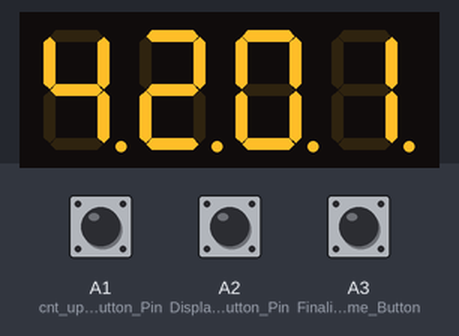
Bench run of a sketch on a simulated Arduino Uno, built with avr-gcc and run on an emulated ATmega328P. On the bench: 4-digit seven-segment display. Wiring (inferred from the names in the program): 4-digit 7-segment display, segments lit when HIGH: segments pin 0, pin 1, pin 2, pin 3, pin 4, pin 5, pin 6, pin 11; digit selects pin 7, pin 8, pin 9, pin 10. The inputs (shaded band) are chosen by the test bench; at power-on: A1 (cnt_up_Button_Pin) LOW, A2 (Display_select_Button_Pin) LOW, A3 (Finalize_Time_Button) LOW. The local clock reads 2024-03-15 10:24:30 at power-on unless the sketch sets it; the segment pins are drawn as the display they are named for.

Above: at 1.2 s.
1.3 s: A1 (cnt_up_Button_Pin) pulled HIGH for 3.2 s
At 5.08 s:
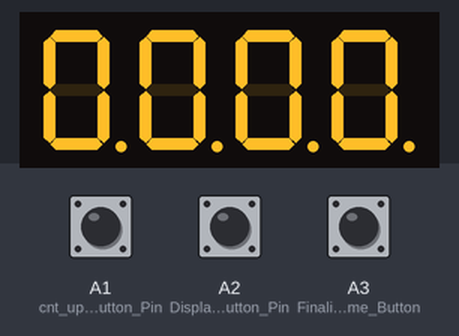
5.1 s: A2 (Display_select_Button_Pin) pulled HIGH for 0.15 s
At 5.65 s:
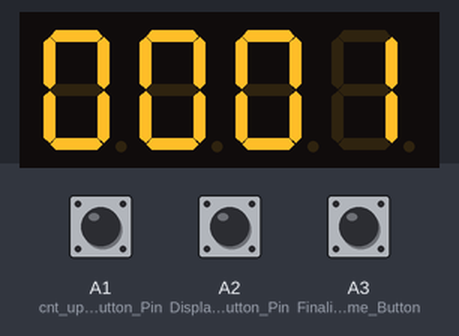
5.8 s: A2 (Display_select_Button_Pin) pulled HIGH for 1 s
At 7.21 s:
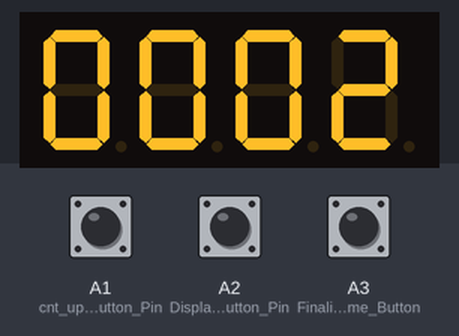
7.4 s: A1 (cnt_up_Button_Pin) pulled HIGH for 1 s
Timing chart, 0 to 10.0 s (numbered marks = the images above; inputs shaded):
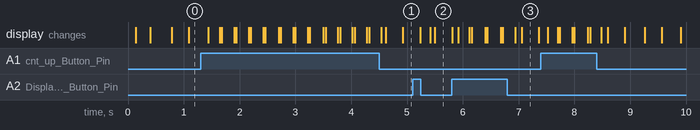

Measured:
- after the input at 1.3 s, the display: first changes after 0.14 s (image 1 shows a later state)
- after the input at 5.1 s, the display: first changes after 0.14 s (image 2 shows a later state)
- after the input at 5.8 s, the display: first differs from a run without the input after 0.12 s (image 3 shows a later state)

The sketch:

Real_Time_Clock_HHMM_Arduino_7Segment_Code.ino
```cpp
/**@file Arduino_7_segment.ino

   @mainpage 4Digit Real TIme Clock(HHMM) using 7 segment Display

   @section description Description
   Sketch demonstrating how to interface 4 digit 7 segment with Arduino Uno Board (Arduino Uno PinOut: https://diyi0t.com/wp-content/uploads/2019/08/Arduino-Uno-Pinout-1.png)
   Used Common Cathod type of 7 segment display in project

   @section circuit Circuit
   -  2Digit 7 segment displalys(Common Cathod) pins a to g are coneected to Arduino Digital pin 1 to 6.
   -  2 LEDs (Blinking at every second) in between hour and minute 2 Digit 7 segment Display.
   -  "Select Display" push button connected to Arduino pin A1.
   -  "Increment Count" push button connected to Arduino pin A2.
   -  "Finalize Time" push button connected to Arduino pin A3.
   -  DS1307 Real Time clock pins SDA & SCL are connected to Arduino pin A4 & A5.
   -  Arduino Digitalpins 12 & 13 used for Serial communication debugging.

   @section libraries Libraries
   - SoftwareSerial.h : Serial communication on other digital pins of the Arduino (https://www.arduino.cc/en/Reference/softwareSerial)
   - RTClib.h : Works with DS1307, DS3231, PCF8523, PCF8563 on multiple architectures (https://www.arduino.cc/reference/en/libraries/rtclib/)

   @section todo TODO
   - Check Proteus project for simulation

   @section author Author
   - Created by Sanket Patel on 18-Feb-2022.
   - Modified on 04-Mar-2022.
*/

// Libraries
#include <SoftwareSerial.h>
#include "RTClib.h"

// Defines
#define sa 0
#define sb 1
#define sc 2
#define sd 3
#define se 4
#define sf 5
#define sg 6

#define disp1 7
#define disp2 8
#define disp3 9
#define disp4 10

#define SRx 12
#define STx 13
#define ledPin 11 // the number of the LED pin

RTC_DS1307 rtc;
SoftwareSerial mySerial(SRx, STx);  //(Rx, Tx)

// Global Constants
int Hrs = 0;
int Min = 0;
int Time = 0;
int cnt = 0;
int disp_cnt = 0;
int hh1cnt = 0;
int hh2cnt = 0;
int mm1cnt = 0;
int mm2cnt = 0;
int Update_Mode = 0;  //To change digits
int bt_cnt_up = 0;    // digit Up Down Counter
int bt_disp_up = 0;   // Display Selection Button
int bt_fin_time = 0;  // Finalize Time

int ledState = LOW;             // ledState used to set the LED
unsigned long previousMillis = 0;
const long interval = 300;           // interval at which to blink (milliseconds)

int debug = 1;        // To debug using Serial Monitor
int debug2 = 1;        // To debug using Serial Monitor

//#define F_CPU 8000000

//setup
/**
   The standard Arduino setup function used for setup and configuration tasks.
*/
void setup() {
  //Serial Comm
  pinMode(SRx, INPUT);   //Serial Rx
  pinMode(STx, OUTPUT);  //Serial Tx

  mySerial.begin(9600);
  if (debug)
  {
    mySerial.println("\n.............Real Time Clock HH MM...........");
  }
  if (! rtc.begin()) {
    mySerial.println("Couldn't find RTC");
    mySerial.flush();
    while (1)
      delay(10);
  }

  ////RTCLib I2C
  //  if (! rtc.isrunning()) {
  //    mySerial.println("RTC is NOT running!");
  ////    mySerial.println("Adjust RTC Time using Push Buttons");
  //    rtc.adjust(DateTime(2022, 02, 22, 0 , 0, 0)); // (YYYY,MM,DD,HH,MM,SS)
  //    delay(1000);
  //  }

  //Pin Configuration
  pinMode(sa, OUTPUT);
  pinMode(sb, OUTPUT);
  pinMode(sc, OUTPUT);
  pinMode(sd, OUTPUT);
  pinMode(se, OUTPUT);
  pinMode(sf, OUTPUT);
  pinMode(sg, OUTPUT);

  pinMode(ledPin, OUTPUT);   //LED

  pinMode(disp1, OUTPUT);
  pinMode(disp2, OUTPUT);
  pinMode(disp3, OUTPUT);
  pinMode(disp4, OUTPUT);

  digitalWrite(disp1, LOW);
  digitalWrite(disp2, LOW);
  digitalWrite(disp3, LOW);
  digitalWrite(disp4, LOW);

  pinMode(A0, OUTPUT);         //ResetButton
  pinMode(A1, INPUT_PULLUP);   //cnt up Button Pin
  pinMode(A2, INPUT_PULLUP);   //Display select Button Pin
  pinMode(A3, INPUT_PULLUP);   //Finalize Time Button

  digitalWrite(A0, HIGH);
  digitalWrite(A1, LOW);
  digitalWrite(A2, LOW);
  digitalWrite(A3, LOW);

  digitalWrite(ledPin, LOW);

}

/**
   7 segment Pin configuration
   Logic for all 7 segment pins to display digit 0-9.
*/
void show_num(int cnt) {
  switch (cnt)
  {
    case 0:
      digitalWrite(sa, HIGH);
      digitalWrite(sb, HIGH);
      digitalWrite(sc, HIGH);
      digitalWrite(sd, HIGH);
      digitalWrite(se, HIGH);
      digitalWrite(sf, HIGH);
      digitalWrite(sg, LOW);
      break;

    case 1:
      digitalWrite(sa, LOW);
      digitalWrite(sb, HIGH);
      digitalWrite(sc, HIGH);
      digitalWrite(sd, LOW);
      digitalWrite(se, LOW);
      digitalWrite(sf, LOW);
      digitalWrite(sg, LOW);
      break;

    case 2:
      digitalWrite(sa, HIGH);
      digitalWrite(sb, HIGH);
      digitalWrite(sc, LOW);
      digitalWrite(sd, HIGH);
      digitalWrite(se, HIGH);
      digitalWrite(sf, LOW);
      digitalWrite(sg, HIGH);
      break;

    case 3:
      digitalWrite(sa, HIGH);
      digitalWrite(sb, HIGH);
      digitalWrite(sc, HIGH);
      digitalWrite(sd, HIGH);
      digitalWrite(se, LOW);
      digitalWrite(sf, LOW);
      digitalWrite(sg, HIGH);
      break;

    case 4:
      digitalWrite(sa, LOW);
      digitalWrite(sb, HIGH);
      digitalWrite(sc, HIGH);
      digitalWrite(sd, LOW);
      digitalWrite(se, LOW);
      digitalWrite(sf, HIGH);
      digitalWrite(sg, HIGH);
      break;

    case 5:
      digitalWrite(sa, HIGH);
      digitalWrite(sb, LOW);
      digitalWrite(sc, HIGH);
      digitalWrite(sd, HIGH);
      digitalWrite(se, LOW);
      digitalWrite(sf, HIGH);
      digitalWrite(sg, HIGH);
      break;

    case 6:
      digitalWrite(sa, HIGH);
      digitalWrite(sb, LOW);
      digitalWrite(sc, HIGH);
      digitalWrite(sd, HIGH);
      digitalWrite(se, HIGH);
      digitalWrite(sf, HIGH);
      digitalWrite(sg, HIGH);
      break;

    case 7:
      digitalWrite(sa, HIGH);
      digitalWrite(sb, HIGH);
      digitalWrite(sc, HIGH);
      digitalWrite(sd, LOW);
      digitalWrite(se, LOW);
      digitalWrite(sf, LOW);
      digitalWrite(sg, LOW);
      break;

    case 8:
      digitalWrite(sa, HIGH);
      digitalWrite(sb, HIGH);
      digitalWrite(sc, HIGH);
      digitalWrite(sd, HIGH);
      digitalWrite(se, HIGH);
      digitalWrite(sf, HIGH);
      digitalWrite(sg, HIGH);
      break;

    case 9:
      digitalWrite(sa, HIGH);
      digitalWrite(sb, HIGH);
      digitalWrite(sc, HIGH);
      digitalWrite(sd, HIGH);
      digitalWrite(se, LOW);
      digitalWrite(sf, HIGH);
      digitalWrite(sg, HIGH);
      break;
  }

}


/**
   turn Off All 7 segment display at once
*/
void disp_Off() {
  digitalWrite(disp1, LOW);
  digitalWrite(disp2, LOW);
  digitalWrite(disp3, LOW);
  digitalWrite(disp4, LOW);
  //  delay(100);
}

/**
   The standard Arduino loop function used for repeating tasks.
*/
void loop() {

  //Every second LED Blinking
  unsigned long currentMillis = millis();
  if (currentMillis - previousMillis >= interval)
  {
    previousMillis = currentMillis; // save the last time you blinked the LED
    if (ledState == LOW) {
      ledState = HIGH;
    }
    else {
      ledState = LOW;
    }
    digitalWrite(ledPin, ledState); // set the LED with the ledState of the variable:
  }

  digitalWrite(A0, LOW); //Reset Button Low

  bt_cnt_up = digitalRead(A2) ;   //Button for digit count
  bt_disp_up = digitalRead(A1) ;  //Button for display change
  bt_fin_time = digitalRead(A3) ; //Button for Finalize Time

  //Display Selection to increse digits
  if (bt_disp_up == HIGH) {
    Update_Mode = 1;
    disp_Off();
    disp_cnt = disp_cnt + 1;
    delay(200);
    if (disp_cnt == 4)
    {
      disp_cnt = 0;
    }
    if (debug)
    {
      mySerial.println("\nDisplay Selected :");
      mySerial.println(disp_cnt);
    }
  }

  //Display digit Increment
  if (bt_cnt_up == HIGH) {
    Update_Mode = 1;

    switch (disp_cnt)
    {
      case 0:
        hh1cnt += 1;
        break;
      case 1:
        hh2cnt += 1;
        break;
      case 2:
        mm1cnt += 1;
        break;
      case 3:
        mm2cnt += 1;
        break;
    }
    delay(200);

    if (hh1cnt == 3) {
      hh1cnt = 0;
    }
    if ((hh1cnt == 2) & (hh2cnt == 5)) {
      hh2cnt = 0;
    }
    if ((hh1cnt < 2) & (hh2cnt == 10)) {
      hh2cnt = 0;
    }
    if (mm1cnt == 6) {
      mm1cnt = 0;
    }
    if (mm2cnt == 10) {
      mm2cnt = 0;
    }
    if (debug)
    {
      mySerial.println("\nSelected Time H H M M :");
      mySerial.print(hh1cnt);
      mySerial.print(" ");
      mySerial.print(hh2cnt);
      mySerial.print(" ");
      mySerial.print(mm1cnt);
      mySerial.print(" ");
      mySerial.print(mm2cnt);
      mySerial.println("\n");
    }
  }

  //Display Digits for Update Mode
  if (Update_Mode == 1) {
    digitalWrite(disp4, HIGH);
    show_num(hh1cnt % 10);
    delay(10);
    digitalWrite(disp4, LOW);

    digitalWrite(disp3, HIGH);
    show_num(hh2cnt % 10);
    delay(10);
    digitalWrite(disp3, LOW);

    digitalWrite(disp2, HIGH);
    show_num(mm1cnt % 10);
    delay(10);
    digitalWrite(disp2, LOW);

    digitalWrite(disp1, HIGH);
    show_num(mm2cnt % 10);
    delay(10);
    digitalWrite(disp1, LOW);
  }

  if (bt_fin_time == HIGH) {
    //rtc.adjust(DateTime(F(__DATE__), F(__TIME__)));
    DateTime now = rtc.now();
    rtc.adjust(DateTime(now.year(), now.month(), now.day(), (hh1cnt * 10) + hh2cnt , (mm1cnt * 10) + mm2cnt, 0)); // (YYYY,MM,DD,HH,MM,SS)
    //    delay(100);
    disp_Off();
    delay(50);

    Hrs = (hh1cnt * 10) + hh2cnt;
    Min = (mm1cnt * 10) + mm2cnt;
    Time = Hrs * 100 + Min;

    if (debug)
    {
      mySerial.println("\nRTC DS1307 Time Set : HHMM ");
      mySerial.println(Time);
    }
    Update_Mode = 0;
  }

  // Default code No update button selected
  if (Update_Mode == 0) {
  //For Synchronized with current Time in Proteus
    DateTime now = rtc.now();
  //mySerial.println(now.hour(), DEC);  //    mySerial.println(now.minute(), DEC);

    if (now.hour() > 24 or now.minute() > 60)   //RTC not initialized
    {
      if (debug2)
      {
        mySerial.println("Set Clock Time using Push Buttons.");
        mySerial.println("Default 00:00");
        debug2 = 0;
      }
      Hrs = 0;
      Min = 0;
    }
    else
    {
      Hrs = now.hour();
      Min = now.minute();
      if (debug2)
      {
        mySerial.print("Clock Started with Time ");
        mySerial.print(Hrs);
        mySerial.print(":");
        mySerial.print(Min);
        mySerial.println("\n");
        debug2 = 0;
      }
    }

    if (Min == 60)
    {
      Min = 0;
      Hrs = Hrs + 1;
    }
//    if (Hrs == 13)
//    {
//      Hrs = 1;
//    }
    Time = Hrs * 100 + Min;

    digitalWrite(disp1, HIGH);
    show_num(Time % 10);
    delay(10);
    digitalWrite(disp1, LOW);
  //delay(10);

    digitalWrite(disp2, HIGH);
    show_num(((Time / 10)) % 10);
    delay(10);
    digitalWrite(disp2, LOW);
  //delay(10);

    digitalWrite(disp3, HIGH);
    show_num(((Time / 100)) % 10);
    delay(10);
    digitalWrite(disp3, LOW);
  //delay(10);

    digitalWrite(disp4, HIGH);
    show_num(int(Time / 1000));
    delay(10);
    digitalWrite(disp4, LOW);
  //delay(10);

    Min = Min + 1;
  }

}


  //  if (buttonState != lastButtonState )
  //  {
  //    if (buttonState == HIGH)
  //    {
  //      mySerial.println(" => Reset Button Pressed ");
  //      Time = 0;
  //      Hrs = 0;
  //      Min = 0;
  //
  //      digitalWrite(disp1, HIGH);
  //      show_num(Time % 10);
  //      delay(10);
  //      digitalWrite(disp1, LOW);
  //
  //      digitalWrite(disp2, HIGH);
  //      show_num(((Time / 10)) % 10);
  //      delay(10);
  //      digitalWrite(disp2, LOW);
  //
  //      digitalWrite(disp3, HIGH);
  //      show_num(((Time / 100)) % 10);
  //      delay(10);
  //      digitalWrite(disp3, LOW);
  //
  //      digitalWrite(disp4, HIGH);
  //      show_num(int(Time / 1000));
  //      delay(10);
  //      digitalWrite(disp4, LOW);
  //
  //      digitalWrite(A0,LOW);
  //     }
  //  }
  //  lastButtonState = buttonState;

  //  Time = Hrs * 100 + Min;
  //
  //  digitalWrite(disp1, HIGH);
  //  show_num(Time % 10);
  //  delay(10);
  //  digitalWrite(disp1, LOW);
  //
  //  digitalWrite(disp2, HIGH);
  //  show_num(((Time / 10)) % 10);
  //  delay(10);
  //  digitalWrite(disp2, LOW);
  //
  //  digitalWrite(disp3, HIGH);
  //  show_num(((Time / 100)) % 10);
  //  delay(10);
  //  digitalWrite(disp3, LOW);
  //
  //  digitalWrite(disp4, HIGH);
  //  show_num(int(Time / 1000));
  //  delay(10);
  //  digitalWrite(disp4, LOW);
  //
  //  Min = Min + 1;
```
